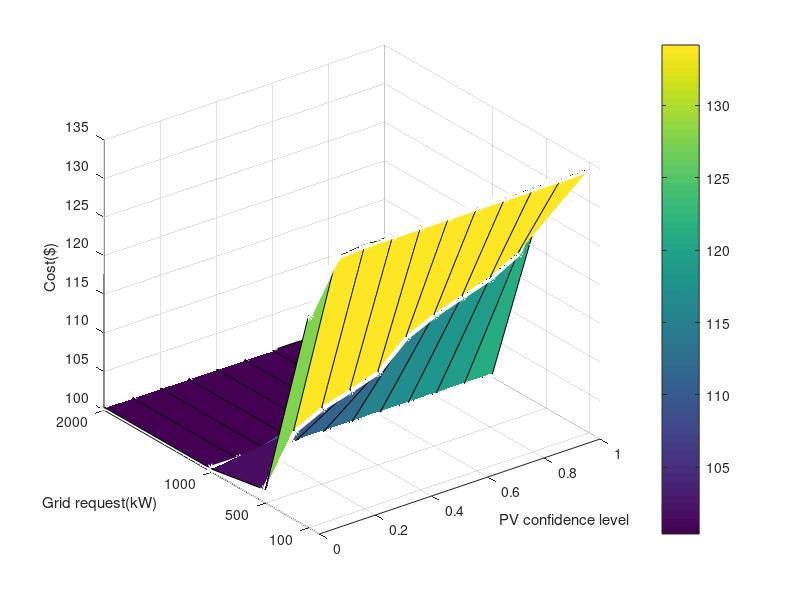

The MATLAB script that drew this image: (Note: this script raises an error after producing the figure.)
clear
clc
close all

confidence_interval = 0:.1:1;
% %% 500
% cost_ev_500_100_grid = [335.55, 340.15, 340.38*ones(1, 9)];
% 
% cost_ev_500_500_grid = [307.1, 312.23, 312.89, 315.57, 316.53, 319.04,319.57,322.14,323.1, 327.8,  335.61];
% cost_ev_500_1000_grid = [271.84, 276.12, 280.42, 282.01, 284.63,287.43,289.65, 291.1, 291.9, 294.4, 299.9];
% cost_ev_500_2000_grid = 240.14*ones(1, 11);
% 
% cost = cat(2,cost_ev_500_100_grid,cost_ev_500_500_grid,cost_ev_500_1000_grid,cost_ev_500_2000_grid);
% %% 400
% cost_ev_500_100_grid = [262.3090  266.2955  266.8516  266.8516  266.8516  266.8516  266.8516  266.8516  266.8516  266.8516  266.8516];
% 
% cost_ev_500_500_grid = [232.3943  238.2963  240.5817  242.9641  244.0418  244.5842  245.8240  249.2069  251.0867  254.7258  262.5291];
% cost_ev_500_1000_grid = [195.0072  200.5242  202.4125  205.0192  207.2804  208.8979  209.4930  211.6244  214.5479  218.7183  224.0678];
% cost_ev_500_2000_grid = [177.2275  177.2275  177.2275  177.2275  177.2275  177.2275  177.2275  177.2275  177.2275  177.2275  177.2275];
% 
% cost = cat(2,cost_ev_500_100_grid,cost_ev_500_500_grid,cost_ev_500_1000_grid,cost_ev_500_2000_grid);

% 200
cost_ev_500_100_grid = [127.5194  133.9081  134.1798  134.1798  134.1798  134.1798  134.1798  134.1798  134.1798  134.1798  134.1798];

cost_ev_500_500_grid = [101.7099  108.1229  109.8842  110.9561  112.1167  115.3939  117.0281  118.2278  119.3867  121.3429  128.6468];
cost_ev_500_1000_grid = [100.3819  100.3819  100.3819  100.3819  100.3819  100.3819  100.3819  100.3819  100.3819  100.3819  100.3819];
cost_ev_500_2000_grid = [100.3819  100.3819  100.3819  100.3819  100.3819  100.3819  100.3819  100.3819  100.3819  100.3819  100.3819];

cost = cat(2,cost_ev_500_100_grid,cost_ev_500_500_grid,cost_ev_500_1000_grid,cost_ev_500_2000_grid);


cost_grid = [cost_ev_500_100_grid; cost_ev_500_500_grid; cost_ev_500_1000_grid; cost_ev_500_2000_grid];

grid_request = [100, 500, 1000, 2000];

grid_request_mat = repmat(grid_request, numel(confidence_interval));

minn = min(cost);
maxx = max(cost);
fig = figure('Name','Simulation result','units','normalized','outerposition',[0 0 0.45 0.45]);

evNum = 200;

name = strcat('ev_', num2str(evNum), '_confidence_grid_cost.png');
h = surf(confidence_interval, grid_request, cost_grid );



for j = 1:numel(grid_request)
 hold on

%%highlight points greater than 0 hour 

plot3(confidence_interval, grid_request_mat(:, j), cost_grid(j, :),'-wo', 'MarkerEdgeColor','w',...
    'MarkerFaceColor','w','markersize',3, 'linewidth', 5);

end

c =colorbar;

xlabel('PV confidence level')
ylabel('Grid request(kW)')
yticks([100, 500, 1000, 2000])
zlabel('Cost($)')

set(gca,'FontSize',10);
% whitebg(40*ones(1,3)/256);
grid on

c.Color = 'k';
set(gca,'xcolor','k') 
set(gca,'ycolor','k')
set(gca,'zcolor','k')
set(gca,'GridAlpha',0.8)
set(gca,'GridColor','k')
% set(gca,'MinorGridColor','w')
set(gca,'GridLineStyle',':')

set(gcf,'color','w');
hZLabel = get(gca,'ZLabel');
set(hZLabel,'rotation',0,'VerticalAlignment','middle',  'HorizontalAlignment','right')


[caz,cel] = view;
v = [-5 10 10];
[caz,cel] = view(v);

  print(fig,name,'-dpng','-r300');
% 
% name = 'ev_200_confidence_level_vs_grid_request.png';
% p1 = plot(confidence_interval,cost_ev_500_100_grid, '--kd',...
%     'LineWidth',2,...
%     'MarkerEdgeColor','k',...
%     'MarkerFaceColor','k',...
%     'MarkerSize',10);
% 
% hold on
% p2 = plot(confidence_interval,cost_ev_500_500_grid, ':bv',...
%     'LineWidth',2,...
%     'MarkerEdgeColor','b',...
%     'MarkerFaceColor','b',...
%     'MarkerSize',10);
% 
%  
% hold on
% p3 = plot(confidence_interval, cost_ev_500_1000_grid+0.5, '-.go',...
%     'LineWidth',2,...
%     'MarkerEdgeColor','g',...
%     'MarkerFaceColor','g',...
%     'MarkerSize',10);
% 
% hold on
% p4 = plot(confidence_interval, cost_ev_500_2000_grid, '-rs',...
%     'LineWidth',2,...
%     'MarkerEdgeColor','r',...
%     'MarkerFaceColor','r',...
%     'MarkerSize',10);
% hold on
% %  l = length(confidence_interval);
%     x = [0 1];
%  y = (maxx + 20)*ones(1,2);
%     line(x,y,'Color','none');
%     
%     hold on
%      y = (minn - 20)*ones(1,2);
%     line(x,y,'Color','none');
% legend([p1, p2, p3, p4],  'Grid request: 100kW', 'Grid request: 500kW',...
%     'Grid request: 1000kW','Grid request: 2000kW');
%     xlabel('PV confidence level');
%     ylabel('Cost($)');
%     xticks(0: .1:11);
%     yticks(minn :(maxx-minn)/5: maxx);
% % xticklabels(num2str(confidence_interval)) ;  
% hYLabel = get(gca,'YLabel');
% set(hYLabel,'rotation',0,'VerticalAlignment','middle',  'HorizontalAlignment','right')
% ax = findall(fig, 'type', 'axes');
% set(ax,'FontSize',15)    
%     
% % print(fig,name,'-dpng','-r300');   
%     
%     
%     